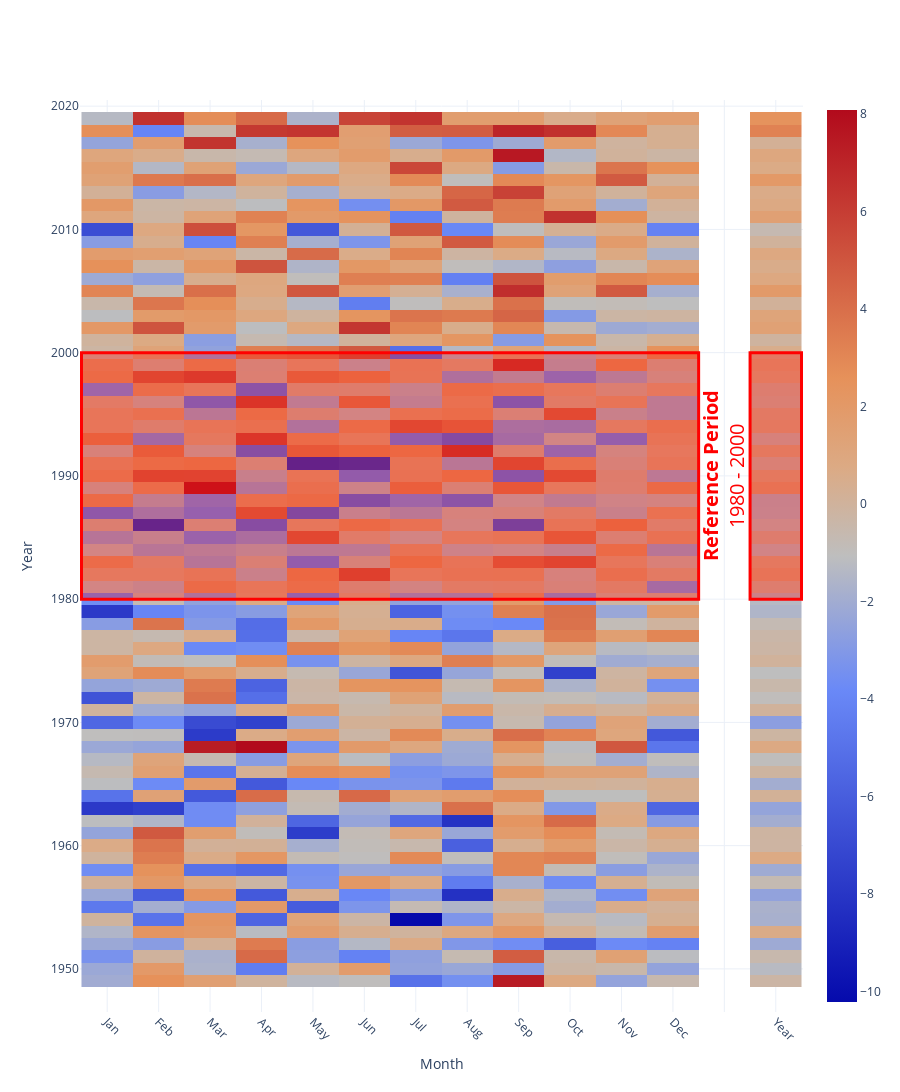

Source (notebook cell):
### Code cell
def yrplot_data(sr, ref=[1980, 2000], ag='sum', qa=0.95, cmxeq=True):
    # plot of heatmap with monthyl and annual stripes
    yrs = sr.index.year.unique()
    dummy = np.zeros((len(yrs), 14)) * np.nan
    dummy = pd.DataFrame(dummy)
    dummy.index = yrs
    dummy.columns = ['J', 'F', 'M', 'A', 'M', 'J', 'J', 'A', 'S', 'O', 'N', 'D', '', 'Year']

    for i in sr.index:
        dummy.iloc[i.year - yrs[0], i.month - 1] = sr.loc[i]
    for i in yrs:
        if ag == 'sum':
            dummy.iloc[i - yrs[0], 13] = sr.loc[sr.index.year == i].sum()
            cmx = 'coolwarm_r'
        elif ag == 'min':
            dummy.iloc[i - yrs[0], 13] = sr.loc[sr.index.year == i].min()
        elif ag == 'max':
            dummy.iloc[i - yrs[0], 13] = sr.loc[sr.index.year == i].max()
        else:  # ag == 'mean'
            dummy.iloc[i - yrs[0], 13] = sr.loc[sr.index.year == i].mean()

    if ref == None:
        pass
    else:
        refx = dummy.loc[ref[0]:ref[1]].mean(axis=0)
        dummy = dummy - refx

    if cmxeq:
        vxU = dummy.abs().quantile(qa).quantile(qa)
        vxL = -1. * vxU
    else:
        vxU = dummy.quantile(qa).quantile(qa)
        vxL = dummy.quantile(1. - qa).quantile(1. - qa)

    if ag == 'sum':
        dummy.iloc[:, 13] = dummy.iloc[:, 13] / 12

    return dummy, vxU, vxL

def _yrplot_matplotlib(sr, ref=[1980, 2000], ag='sum', qa=0.95, cbar_title='Temperature anomaly (K)', cmx='coolwarm', cmxeq=True, li=False):
    # prepare the data
    dummy, vxU, vxL = yrplot_data(sr, ref=ref, ag=ag, qa=qa, cmxeq=cmxeq)
    yrs = dummy.index.values
    # build the figure
    fig = plt.figure(figsize=(8,len(dummy)/15.))
    ax = sns.heatmap(dummy, cmap=cmx, vmin=vxL, vmax=vxU, cbar_kws={'label': cbar_title})

    if ref == None:
        pass
    else:
        ax.add_patch(
            plt.Rectangle((0, ref[0] - yrs[0]), 12, ref[1] - ref[0], fill=True, edgecolor='red', facecolor='gray', lw=2,
                          alpha=0.3, clip_on=False))
        ax.add_patch(
            plt.Rectangle((13, ref[0] - yrs[0]), 1, ref[1] - ref[0], fill=True, edgecolor='red', facecolor='gray', lw=2,
                          alpha=0.3, clip_on=False))
        ax.annotate('Reference period', (0.5, ref[1] - yrs[0] - 2), color='white', weight='bold', ha='left',
                    va='bottom', alpha=0.6)

    if type(li) == int:
        ax.axhline(li - yrs[0], color='k', ls='--', lw=1, alpha=0.5)
        ax.annotate(' >> observed', (12.5, li - yrs[0] - 0.5), color='k', ha='center', va='bottom', alpha=0.6,
                    rotation=90.)
        ax.annotate('modelled << ', (12.5, li - yrs[0] + 0.5), color='k', ha='center', va='top', alpha=0.6,
                    rotation=90.)
        # ax.add_patch(plt.Rectangle((0, li-yrs[0]), 12, 0, fill=False, edgecolor='k', ls='--', lw=1, alpha=0.5, clip_on=False))

    ax.set_ylabel('Year')
    ax.set_xlabel('Month          ')
    
    return fig


def _yrplot_plotly(sr, ref=[1980, 2000], ag='sum', qa=0.95, cbar_title='Temperature anomaly (K)', cmx='coolwarm', cmxeq=True, li=False):
    # prepare the data
    dummy, vxU, vxL = yrplot_data(sr, ref=ref, ag=ag, qa=qa, cmxeq=cmxeq)
    
    # use full names
    dummy.columns = ['Jan', 'Feb', 'Mar', 'Apr', 'May', 'Jun', 'Jul', 'Aug', 'Sep', 'Oct', 'Nov', 'Dec', '', 'Year']
    
    fig = go.Figure()
    
    if cmx == 'coolwarm':
        lo = min(0, abs(vxL / dummy.min().min()))
        up = min(1, vxU / dummy.max().max())
        cmx = [
            [lo, '#8FBDD3'],
            [(up + lo) / 2 , '#E4D1B9'],
            [up, '#A97155'],
        ]
    # add the trace
    fig.add_trace(go.Heatmap(
        z=dummy,
        x=dummy.columns,
        y=dummy.index,
        colorscale=cmx,
        hovertemplate="""<b>Year:</b> %{y}<br><b>Month:</b> %{x}<br><b>Deviation:</b> %{z:.1f} K""",
        showlegend=False,
        name=cbar_title
    ))

    # add reference window
    fig.add_shape(type='rect', x0=-0.5, y0=ref[0], x1=11.5, y1=ref[1], xref='x', fillcolor='rgba(255, 0,0,0.3)', line=dict(width=3, color='red'))
    fig.add_shape(type='rect', x0=12.5, y0=ref[0], x1=13.5, y1=ref[1], xref='x', fillcolor='rgba(255, 0,0,0.3)', line=dict(width=3, color='red'))
    fig.add_annotation(x=12, y=np.mean(ref), showarrow=False, text=f'<b>Reference Period</b><br>{ref[0]} - {ref[1]}',textangle=-90, font=dict(size=20, color='red'))

    # add colorbar title
    fig.add_annotation(x=1.22, align='right', valign='top', xref='paper', yref='paper', xanchor='right', yanchor='middle', textangle=-90, text=cbar_title, showarrow=False, font=dict(size=20, color='red'))
    
    # update the layout
    fig.update_layout(
        template='plotly_white',
        height=len(dummy) * 15,
        xaxis=dict(tickangle=45, title='Month          '),
        yaxis=dict(title='Year'),
    )

    # return
    return fig


def yrplot_hm(sr, ref=[1980, 2000], ag='sum', qa=0.95, cbar_title='Temperature anomaly (K)', cmx='coolwarm', cmxeq=True, li=False, backend='matplotlib'):
    if backend.lower() == 'matplotlib':
        return _yrplot_matplotlib(sr, ref=ref, ag=ag, qa=qa, cbar_title=cbar_title, cmx=cmx, cmxeq=cmxeq, li=li)
    else:
        return _yrplot_plotly(sr, ref=ref, ag=ag, qa=qa, cbar_title=cbar_title, cmx=cmx, cmxeq=cmxeq, li=li)

yrplot_hm(wdata, ag='mean', backend='plotly')

### Figure 1 — Plotly figure (JSON) as saved in the notebook; plotly's stock layout.template omitted (floating-point values rounded to 4 significant figures; data arrays with more than 128 entries replaced by an {"elided": "..."} marker saying what was removed)
{"data": [{"colorscale": [[0, "#8FBDD3"], [0.4022, "#E4D1B9"], [0.8044, "#A97155"]], "hovertemplate": "<b>Year:</b> %{y}<br><b>Month:</b> %{x}<br><b>Deviation:</b> %{z:.1f} K", "name": "Temperature anomaly (K)", "showlegend": false, "type": "heatmap", "x": ["Jan", "Feb", "Mar", "Apr", "May", "Jun", "Jul", "Aug", "Sep", "Oct", "Nov", "Dec", "", "Year"], "y": [1947, 1948, 1949, 1950, 1951, 1952, 1953, 1954, 1955, 1956, 1957, 1958, 1959, 1960, 1961, 1962, 1963, 1964, 1965, 1966, 1967, 1968, 1969, 1970, 1971, 1972, 1973, 1974, 1975, 1976, 1977, 1978, 1979, 1980, 1981, 1982, 1983, 1984, 1985, 1986, 1987, 1988, 1989, 1990, 1991, 1992, 1993, 1994, 1995, 1996, 1997, 1998, 1999, 2000, 2001, 2002, 2003, 2004, 2005, 2006, 2007, 2008, 2009, 2010, 2011, 2012, 2013, 2014, 2015, 2016, 2017, 2018, 2019, 2020], "z": {"elided": "74x14 float values"}}], "layout": {"annotations": [{"font": {"color": "red", "size": 20}, "showarrow": false, "text": "<b>Reference Period</b><br>1980 - 2000", "textangle": -90, "x": 12, "y": 1990}, {"align": "right", "font": {"color": "red", "size": 20}, "showarrow": false, "text": "Temperature anomaly (K)", "textangle": -90, "valign": "top", "x": 1.22, "xanchor": "right", "xref": "paper", "yanchor": "middle", "yref": "paper"}], "height": 1110, "shapes": [{"fillcolor": "rgba(255, 0,0,0.3)", "line": {"color": "red", "width": 3}, "type": "rect", "x0": -0.5, "x1": 11.5, "xref": "x", "y0": 1980, "y1": 2000}, {"fillcolor": "rgba(255, 0,0,0.3)", "line": {"color": "red", "width": 3}, "type": "rect", "x0": 12.5, "x1": 13.5, "xref": "x", "y0": 1980, "y1": 2000}], "xaxis": {"tickangle": 45, "title": {"text": "Month          "}}, "yaxis": {"title": {"text": "Year"}}}}
